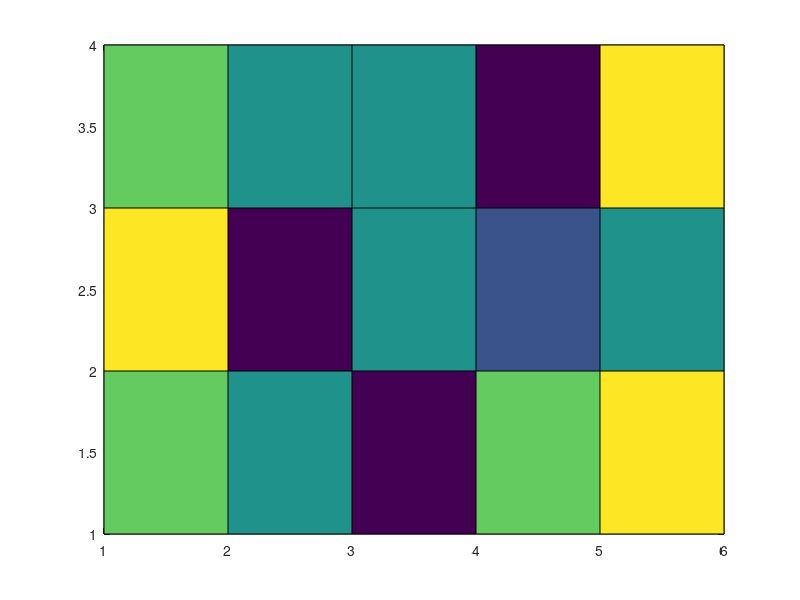

The MATLAB source for this figure:
% %something in the background
% string = mat2cell(num2str([1:10*10]'),ones(10*10,1));
% %display the background
% imagesc(I)
% hold on
% %insert the labels
% I = magic(10)
% %generate where each text will go
% [X Y]=meshgrid(1:10,1:10);
% %create the list of text
% text(Y(:)-.5,X(:)+.25,string,'HorizontalAlignment','left')
% %calculte the grid lines
% grid = .5:1:10.5;
% grid1 = [grid;grid];
% grid2 = repmat([.5;10.5],1,length(grid))
% %plot the grid lines
% plot(grid1,grid2,'k')
% plot(grid2,grid1,'k')

%Generate the X and Y grid arrays using the MESHGRID function.
x = [1:6];
y = [1:4];
[X,Y] = meshgrid(x,y)
%Note that size(Z) is the same as size(x) and size(y)
Z = [1 0 -2 1 2 1;2 -2 0 -1 0 1;1 0 0 -2 2 1;1 1 1 1 1 1];
% % create a colormap having RGB values of dark green,
% %light green, white, dark red and light red.
% map2 = [0 1 0; 0 0.8 0;1 1 1;0.6 0 0;1 0 0 ];
% %use the user defined colormap for figure.
% colormap(map2);
%plot the figure
pcolor(X,Y,Z);
% %set the x and y labels
% set(gca,'XTick',[1 2 3 4 5 6],'YTick',[1 2 3 4],'XTicklabel',[' ';'a';'b'; 'c'; 'd';'e'],'YTicklabel',[' ';'f';'g';'h']);
% %set the color limits
% caxis([-2 2])